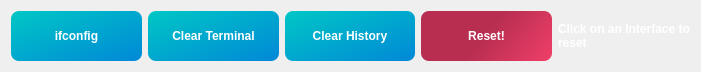
   <widget class="QWidget" name="layoutWidget">
    <property name="geometry">
     <rect>
      <x>210</x>
      <y>210</y>
      <width>701</width>
      <height>52</height>
     </rect>
    </property>
    <layout class="QHBoxLayout" name="horizontalLayout">
     <item>
      <widget class="QPushButton" name="show_act_interface_button">
       <property name="minimumSize">
        <size>
         <width>130</width>
         <height>50</height>
        </size>
       </property>
       <property name="maximumSize">
        <size>
         <width>16777215</width>
         <height>16777215</height>
        </size>
       </property>
       <property name="font">
        <font>
         <weight>75</weight>
         <bold>true</bold>
        </font>
       </property>
       <property name="styleSheet">
        <string notr="true">QPushButton{

	
	color: rgb(255, 255, 255);
	border: none;
background-color: qlineargradient(spread:pad, x1:0, y1:0, x2:1, y2:1, stop:0 rgba(0, 199, 197, 1), stop:1 rgba(0, 136, 215, 1));



border-radius: 8px;

}


QPushButton:hover {

background-color: qlineargradient(spread:pad, x1:0, y1:0, x2:1, y2:1, stop:0 rgba(0, 136, 215, 1), stop:1 rgba(0, 199, 197, 1));
}


QPushButton:pressed {
	background-color: rgba(0, 136, 215, 1);
}


</string>
       </property>
       <property name="text">
        <string>ifconfig</string>
       </property>
      </widget>
     </item>
     <item>
      <widget class="QPushButton" name="clear_terminal_button">
       <property name="minimumSize">
        <size>
         <width>130</width>
         <height>50</height>
        </size>
       </property>
       <property name="font">
        <font>
         <weight>75</weight>
         <bold>true</bold>
        </font>
       </property>
       <property name="styleSheet">
        <string notr="true">QPushButton{

	
	color: rgb(255, 255, 255);
	border: none;
background-color: qlineargradient(spread:pad, x1:0, y1:0, x2:1, y2:1, stop:0 rgba(0, 199, 197, 1), stop:1 rgba(0, 136, 215, 1));



border-radius: 8px;

}


QPushButton:hover {

background-color: qlineargradient(spread:pad, x1:0, y1:0, x2:1, y2:1, stop:0 rgba(0, 136, 215, 1), stop:1 rgba(0, 199, 197, 1));
}


QPushButton:pressed {
	background-color: rgba(0, 136, 215, 1);
}


</string>
       </property>
       <property name="text">
        <string>Clear Terminal</string>
       </property>
      </widget>
     </item>
     <item>
      <widget class="QPushButton" name="clear_history_button">
       <property name="minimumSize">
        <size>
         <width>130</width>
         <height>50</height>
        </size>
       </property>
       <property name="font">
        <font>
         <weight>75</weight>
         <bold>true</bold>
        </font>
       </property>
       <property name="styleSheet">
        <string notr="true">QPushButton{

	
	color: rgb(255, 255, 255);
	border: none;
background-color: qlineargradient(spread:pad, x1:0, y1:0, x2:1, y2:1, stop:0 rgba(0, 199, 197, 1), stop:1 rgba(0, 136, 215, 1));



border-radius: 8px;

}


QPushButton:hover {

background-color: qlineargradient(spread:pad, x1:0, y1:0, x2:1, y2:1, stop:0 rgba(0, 136, 215, 1), stop:1 rgba(0, 199, 197, 1));
}


QPushButton:pressed {
	background-color: rgba(0, 136, 215, 1);
}


</string>
       </property>
       <property name="text">
        <string>Clear History</string>
       </property>
      </widget>
     </item>
     <item>
      <widget class="QPushButton" name="reset_button">
       <property name="minimumSize">
        <size>
         <width>130</width>
         <height>50</height>
        </size>
       </property>
       <property name="font">
        <font>
         <weight>75</weight>
         <bold>true</bold>
        </font>
       </property>
       <property name="styleSheet">
        <string notr="true">QPushButton{

	
	color: rgb(255, 255, 255);
	border: none;
	background-color: qlineargradient(spread:pad, x1:0.303, y1:0.784227, x2:1, y2:1, stop:0.123944 rgba(184, 46, 81, 255), stop:1 rgba(240, 63, 105, 255));
border-radius: 8px;

}


QPushButton:hover {
	background-color: qlineargradient(spread:pad, x1:0.992, y1:0.943318, x2:0.057, y2:0.375, stop:0.123944 rgba(184, 46, 81, 255), stop:1 rgba(240, 63, 105, 255));
}

QPushButton:pressed {
	
	background-color: rgb(233, 14, 79);
}


</string>
       </property>
       <property name="text">
        <string>Reset!</string>
       </property>
      </widget>
     </item>
     <item>
      <widget class="QLabel" name="label_3">
       <property name="font">
        <font>
         <weight>75</weight>
         <bold>true</bold>
        </font>
       </property>
       <property name="styleSheet">
        <string notr="true">QLabel{


	color: rgb(255, 255, 255);
}

QFrame{
	background-color: rgba(191, 64, 64, 0);
}</string>
       </property>
       <property name="text">
        <string>Click on an Interface to reset</string>
       </property>
       <property name="wordWrap">
        <bool>true</bool>
       </property>
      </widget>
     </item>
    </layout>
   </widget>
